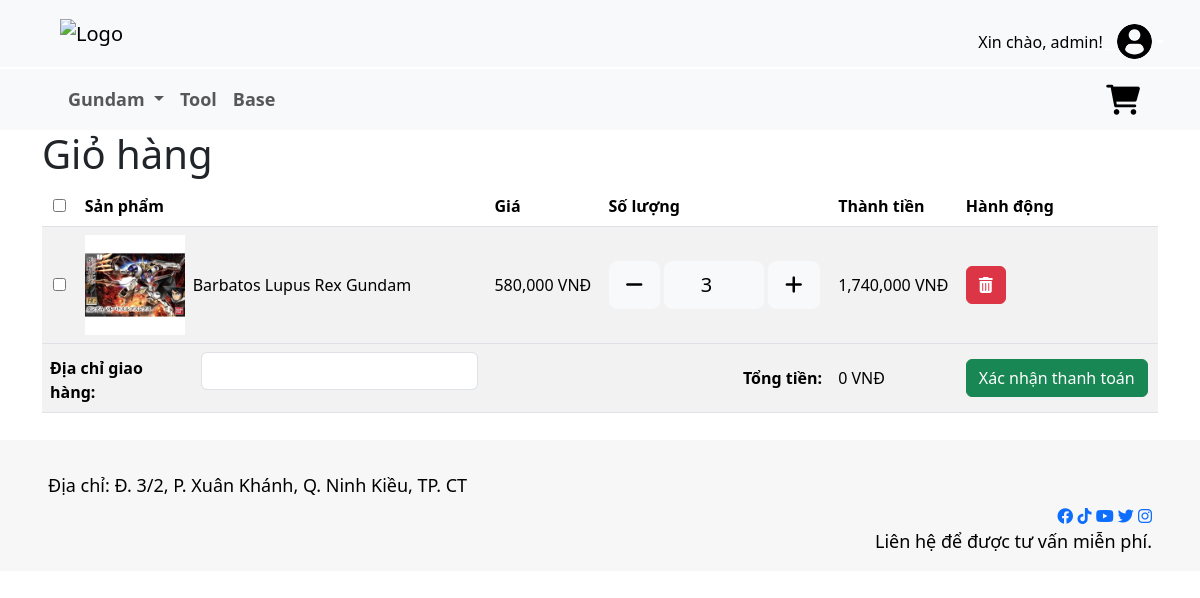
Page /view/cart.php (signed in) on the committed database.
### tables this page shows
CREATE TABLE `cart` (
  `id` int(11) NOT NULL,
  `user_id` int(11) DEFAULT NULL,
  `id_product` int(11) DEFAULT NULL,
  `quantity` int(11) DEFAULT NULL,
  `price` int(11) DEFAULT NULL,
  `total_price` int(11) DEFAULT NULL,
  `created_at` timestamp NOT NULL DEFAULT current_timestamp(),
  `updated_at` timestamp NOT NULL DEFAULT current_timestamp() ON UPDATE current_timestamp()
);

CREATE TABLE `products` (
  `id_product` int(11) NOT NULL,
  `id_category` int(11) NOT NULL,
  `product_name` varchar(255) NOT NULL,
  `product_img` varchar(255) NOT NULL,
  `product_price` varchar(255) NOT NULL
);

### view/cart.php (the view, shortened to what this page needs)
<?php
require '../include/user_session.php';
include('../include/header.php');
?>
<div class="container">
    <h1>Giỏ hàng</h1>
    <form method="POST" action="checkout.php">
        <table class="table table-striped">
            <thead>
                <tr>
                    <th scope="col" style="text-align: center;">
                        <input type="checkbox" id="select-all">
                    </th>
                    <th scope="col" class="align-middle">Sản phẩm</th>
                    <th scope="col" class="align-middle">Giá</th>
                    <th scope="col" class="align-middle">Số lượng</th>
                    <th scope="col" class="align-middle">Thành tiền</th>
                    <th scope="col" class="align-middle">Hành động</th>
                </tr>
            </thead>
            <tbody>
                <?php
                $user_id = $_SESSION['user_id'];
                $query = "SELECT c.id, c.id_product, c.total_price, p.product_name, p.product_price, c.quantity, p.product_img
                                  FROM cart c
                                  INNER JOIN products p ON c.id_product = p.id_product
                                  WHERE c.user_id = :user_id";
                $stmt = $pdo->prepare($query);
                $stmt->bindParam(':user_id', $user_id, PDO::PARAM_INT);
                $stmt->execute();
                $cartItems = $stmt->fetchAll(PDO::FETCH_ASSOC);
                foreach ($cartItems as $item) {
                    echo '<tr>';
                    echo '<td style="text-align: center;" class="align-middle">';
                    echo '<input type="checkbox" class="product-checkbox" data-id="' . $item['id'] . '">';
                    echo '</td>';
                    echo '<td class="align-middle">';
                    echo '<div class="d-flex align-items-center">';
                    echo '<img src="' . $item['product_img'] . '" alt="Product Image" width="100" height="100">';
                    echo '<span class="ms-2">' . $item['product_name'] . '</span>';
                    echo '</div>';
                    echo '</td>';
                    echo '<td class="align-middle">' . number_format($item['product_price']) . ' VNĐ</td>';
                    echo '<td class="align-middle">';
                    echo '<button class="btn btn-light btn-lg decrease-qty" id="decreaseQty" data-id="' . $item['id'] . '"><i class="fas fa-minus"></i></button>';
                    echo '<input class="btn btn-light btn-lg quantity-input m-1" type="number" value="' . $item['quantity'] . '" style="width: 100px;" id="quantity-' . $item['id'] . '" readonly />';
                    echo '<button class="btn btn-light btn-lg increase-qty" id="increaseQty" data-id="' . $item['id'] . '"><i class="fas fa-plus"></i></button>';
                    echo '</td>';
                    echo '<td class="align-middle total-amount">' . number_format($item['total_price']) . ' VNĐ</td>';
                    echo '<td class="align-middle">';
                    echo '<button class="btn btn-danger remove-product" data-id="' . $item['id'] . '"><i class="fas fa-trash-alt"></i></button>';
                    echo '</td>';
                    echo '</tr>';
                }
                ?>
            </tbody>
            <tr>
                <td colspan="2">
                    <div class="row">
                        <div class="col-md-4">
                            <label for="shipping_address" class="align-middle mt-1"><b>Địa chỉ giao hàng:</b></label>
                        </div>
                        <div class="col-md-8">
                            <input type="text" class="form-control" name="shipping_address" id="shipping_address" required>
                        </div>
                    </div>
                </td>
                <td class="align-middle" colspan="2">
                    <div class="row">
                        <label class="text-end"><b>Tổng tiền:</b></label>
                    </div>
                </td>
                <td id="total" class="align-middle">
                    0 VNĐ
                </td>
                <td class="align-middle">
                    <button type="submit" name="checkout" class="btn btn-success checkout" id="checkout-button">Xác nhận thanh toán</button>
                </td>
            </tr>
        </table>
    </form>
</div>
</body>
</html>

### asset/style.css (style rules this page uses)
footer { position: relative; background-color: hsla(0, 0%, 73%, 0.112); }
footer p { font-size: large; color: #000000; font-weight: 400; }

### rows in the picture
cart: id_product.product_img (picture), id_product.product_name "Barbatos Lupus Rex Gundam", id_product.product_price "580,000", quantity "3", total_price "1,740,000"

### other values in the picture
$_SESSION['username'] "admin"
